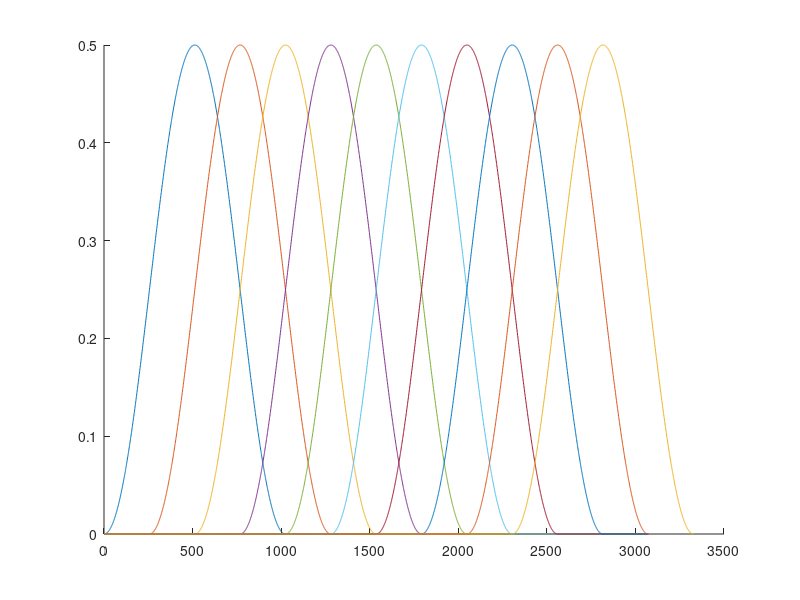
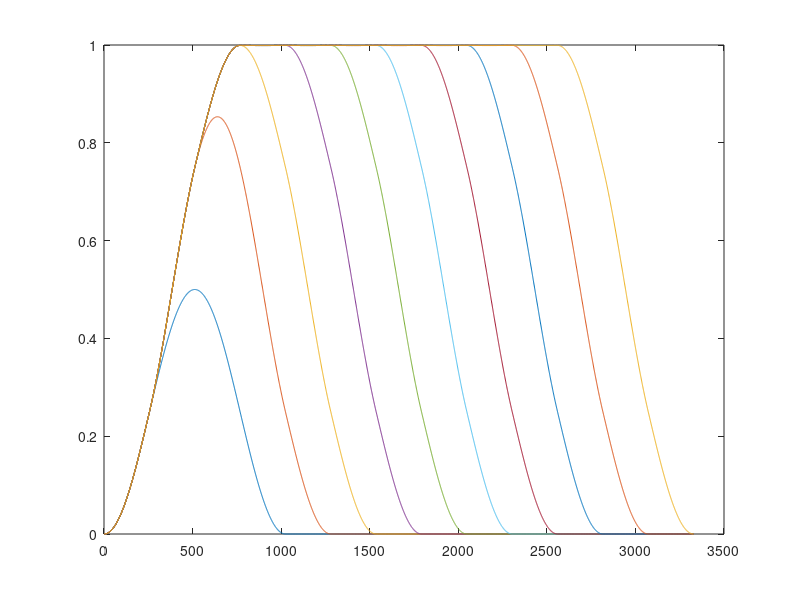

MATLAB code to generate these figures, in order:
clear id
clear res
close all
figure
hold on 
lx = 1024;
n4 = 256
for i = 1:10
id(i,:) = zeros(n4*8+lx,1);
id(i,n4*(i-1)+1:n4*(i-1)+lx) = hanning(lx)*0.5;
plot(id(i,:));
end
res(1,:) = id(1,:);
figure
plot(res(1,:));
hold on
for i = 2:10
    res(i,:) = id(i,:) + res(i-1,:);
    plot(res(i,:));
end

